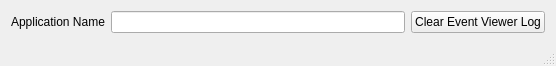
<?xml version="1.0" encoding="UTF-8"?>
<ui version="4.0">
 <class>MainWindow</class>
 <widget class="QMainWindow" name="MainWindow">
  <property name="geometry">
   <rect>
    <x>0</x>
    <y>0</y>
    <width>556</width>
    <height>61</height>
   </rect>
  </property>
  <property name="windowTitle">
   <string>EventViewerLog Clear</string>
  </property>
  <widget class="QWidget" name="centralWidget">
   <layout class="QHBoxLayout" name="horizontalLayout">
    <item>
     <widget class="QLabel" name="label">
      <property name="text">
       <string>Application Name</string>
      </property>
     </widget>
    </item>
    <item>
     <widget class="QLineEdit" name="leAppName"/>
    </item>
    <item>
     <widget class="QPushButton" name="buClear">
      <property name="sizePolicy">
       <sizepolicy hsizetype="Fixed" vsizetype="Fixed">
        <horstretch>0</horstretch>
        <verstretch>0</verstretch>
       </sizepolicy>
      </property>
      <property name="text">
       <string>Clear Event Viewer Log</string>
      </property>
     </widget>
    </item>
   </layout>
  </widget>
  <widget class="QStatusBar" name="statusBar">
   <property name="toolTip">
    <string/>
   </property>
   <property name="toolTipDuration">
    <number>5</number>
   </property>
   <property name="statusTip">
    <string>Enter source name as per (Source: tag) in event viewer</string>
   </property>
  </widget>
 </widget>
 <layoutdefault spacing="6" margin="11"/>
 <resources/>
 <connections/>
</ui>
